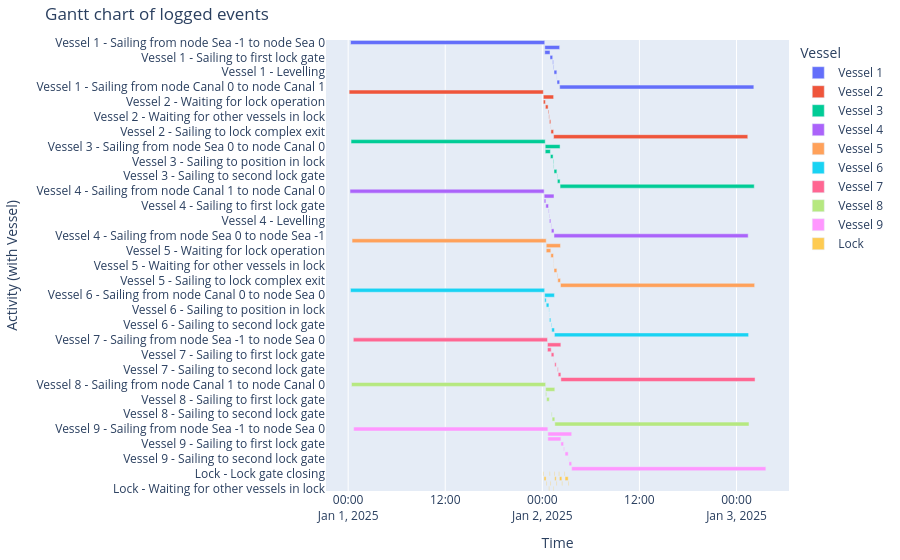

The notebook cell saved with this chart:
### Markdown cell above
#### Gantt chart of event table

### Code cell
df_eventtable = opentnsim.core.logutils.logbook2eventtable([*vessels, lock_chamber])
fig = generate_vessel_gantt_chart(df_eventtable)

### Figure 1 — Plotly figure (JSON) as saved in the notebook; plotly's stock layout.template omitted (floating-point values rounded to 4 significant figures)
{"data": [{"base": ["2025-01-01T00:17:54.550491000", "2025-01-02T00:17:54.550491000", "2025-01-02T00:17:54.550491000", "2025-01-02T00:56:49.369431000", "2025-01-02T01:16:49.369431000", "2025-01-02T01:22:29.542217000", "2025-01-02T01:26:37.965543000", "2025-01-02T01:47:47.965543000", "2025-01-02T01:48:36.561656000", "2025-01-02T02:08:36.561656000"], "hovertemplate": "object name=Vessel 1<br>start time=%{base}<br>stop time=%{x}<br>activity label=%{y}<extra></extra>", "legendgroup": "Vessel 1", "marker": {"color": "#636efa", "pattern": {"shape": ""}}, "name": "Vessel 1", "orientation": "h", "showlegend": true, "textposition": "auto", "type": "bar", "x": [86400000, 6642011, 2334818, 1200000, 340172, 248423, 1270000, 48596, 1200000, 86400000], "xaxis": "x", "y": ["Vessel 1 - Sailing from node Sea -1 to node Sea 0", "Vessel 1 - Sailing from node Sea 0 to node Canal 0", "Vessel 1 - Waiting for lock operation", "Vessel 1 - Sailing to first lock gate", "Vessel 1 - Sailing to position in lock", "Vessel 1 - Waiting for other vessels in lock", "Vessel 1 - Levelling", "Vessel 1 - Sailing to second lock gate", "Vessel 1 - Sailing to lock complex exit", "Vessel 1 - Sailing from node Canal 0 to node Canal 1"], "yaxis": "y"}, {"base": ["2025-01-01T00:07:22.177207000", "2025-01-02T00:07:22.177207000", "2025-01-02T00:07:22.177207000", "2025-01-02T00:22:52.177207000", "2025-01-02T00:42:52.177207000", "2025-01-02T00:48:32.349993000", "2025-01-02T00:52:40.773319000", "2025-01-02T01:02:50.773319000", "2025-01-02T01:03:39.369431000", "2025-01-02T01:23:39.369431000"], "hovertemplate": "object name=Vessel 2<br>start time=%{base}<br>stop time=%{x}<br>activity label=%{y}<extra></extra>", "legendgroup": "Vessel 2", "marker": {"color": "#EF553B", "pattern": {"shape": ""}}, "name": "Vessel 2", "orientation": "h", "showlegend": true, "textposition": "auto", "type": "bar", "x": [86400000, 4577192, 930000, 1200000, 340172, 248423, 610000, 48596, 1200000, 86400000], "xaxis": "x", "y": ["Vessel 2 - Sailing from node Canal 1 to node Canal 0", "Vessel 2 - Sailing from node Canal 0 to node Sea 0", "Vessel 2 - Waiting for lock operation", "Vessel 2 - Sailing to first lock gate", "Vessel 2 - Sailing to position in lock", "Vessel 2 - Waiting for other vessels in lock", "Vessel 2 - Levelling", "Vessel 2 - Sailing to second lock gate", "Vessel 2 - Sailing to lock complex exit", "Vessel 2 - Sailing from node Sea 0 to node Sea -1"], "yaxis": "y"}, {"base": ["2025-01-01T00:21:25.206400000", "2025-01-02T00:21:25.206400000", "2025-01-02T00:21:25.206400000", "2025-01-02T00:59:49.369431000", "2025-01-02T01:19:49.369431000", "2025-01-02T01:23:52.349993000", "2025-01-02T01:26:37.965543000", "2025-01-02T01:49:10.773319000", "2025-01-02T01:51:36.561656000", "2025-01-02T02:11:36.561656000"], "hovertemplate": "object name=Vessel 3<br>start time=%{base}<br>stop time=%{x}<br>activity label=%{y}<extra></extra>", "legendgroup": "Vessel 3", "marker": {"color": "#00cc96", "pattern": {"shape": ""}}, "name": "Vessel 3", "orientation": "h", "showlegend": true, "textposition": "auto", "type": "bar", "x": [86400000, 6611355, 2304163, 1200000, 242980, 165615, 1270000, 145788, 1200000, 86400000], "xaxis": "x", "y": ["Vessel 3 - Sailing from node Sea -1 to node Sea 0", "Vessel 3 - Sailing from node Sea 0 to node Canal 0", "Vessel 3 - Waiting for lock operation", "Vessel 3 - Sailing to first lock gate", "Vessel 3 - Sailing to position in lock", "Vessel 3 - Waiting for other vessels in lock", "Vessel 3 - Levelling", "Vessel 3 - Sailing to second lock gate", "Vessel 3 - Sailing to lock complex exit", "Vessel 3 - Sailing from node Canal 0 to node Canal 1"], "yaxis": "y"}, {"base": ["2025-01-01T00:13:40.580269000", "2025-01-02T00:13:40.580269000", "2025-01-02T00:13:40.580269000", "2025-01-02T00:25:52.177207000", "2025-01-02T00:45:52.177207000", "2025-01-02T00:49:55.157769000", "2025-01-02T00:52:40.773319000", "2025-01-02T01:04:13.581094000", "2025-01-02T01:06:39.369431000", "2025-01-02T01:26:39.369431000"], "hovertemplate": "object name=Vessel 4<br>start time=%{base}<br>stop time=%{x}<br>activity label=%{y}<extra></extra>", "legendgroup": "Vessel 4", "marker": {"color": "#ab63fa", "pattern": {"shape": ""}}, "name": "Vessel 4", "orientation": "h", "showlegend": true, "textposition": "auto", "type": "bar", "x": [86400000, 4378789, 731596, 1200000, 242980, 165615, 610000, 145788, 1200000, 86400000], "xaxis": "x", "y": ["Vessel 4 - Sailing from node Canal 1 to node Canal 0", "Vessel 4 - Sailing from node Canal 0 to node Sea 0", "Vessel 4 - Waiting for lock operation", "Vessel 4 - Sailing to first lock gate", "Vessel 4 - Sailing to position in lock", "Vessel 4 - Waiting for other vessels in lock", "Vessel 4 - Levelling", "Vessel 4 - Sailing to second lock gate", "Vessel 4 - Sailing to lock complex exit", "Vessel 4 - Sailing from node Sea 0 to node Sea -1"], "yaxis": "y"}, {"base": ["2025-01-01T00:28:58.436859000", "2025-01-02T00:28:58.436859000", "2025-01-02T00:28:58.436859000", "2025-01-02T01:02:49.369431000", "2025-01-02T01:22:49.369431000", "2025-01-02T01:25:15.157768000", "2025-01-02T01:26:37.965543000", "2025-01-02T01:50:33.581094000", "2025-01-02T01:54:36.561656000", "2025-01-02T02:14:36.561656000"], "hovertemplate": "object name=Vessel 5<br>start time=%{base}<br>stop time=%{x}<br>activity label=%{y}<extra></extra>", "legendgroup": "Vessel 5", "marker": {"color": "#FFA15A", "pattern": {"shape": ""}}, "name": "Vessel 5", "orientation": "h", "showlegend": true, "textposition": "auto", "type": "bar", "x": [86400000, 6338124, 2030932, 1200000, 145788, 82807, 1270000, 242980, 1200000, 86400000], "xaxis": "x", "y": ["Vessel 5 - Sailing from node Sea -1 to node Sea 0", "Vessel 5 - Sailing from node Sea 0 to node Canal 0", "Vessel 5 - Waiting for lock operation", "Vessel 5 - Sailing to first lock gate", "Vessel 5 - Sailing to position in lock", "Vessel 5 - Waiting for other vessels in lock", "Vessel 5 - Levelling", "Vessel 5 - Sailing to second lock gate", "Vessel 5 - Sailing to lock complex exit", "Vessel 5 - Sailing from node Canal 0 to node Canal 1"], "yaxis": "y"}, {"base": ["2025-01-01T00:17:13.532737000", "2025-01-02T00:17:13.532737000", "2025-01-02T00:17:13.532737000", "2025-01-02T00:28:52.177207000", "2025-01-02T00:48:52.177207000", "2025-01-02T00:51:17.965544000", "2025-01-02T00:52:40.773319000", "2025-01-02T01:05:36.388869000", "2025-01-02T01:09:39.369431000", "2025-01-02T01:29:39.369431000"], "hovertemplate": "object name=Vessel 6<br>start time=%{base}<br>stop time=%{x}<br>activity label=%{y}<extra></extra>", "legendgroup": "Vessel 6", "marker": {"color": "#19d3f3", "pattern": {"shape": ""}}, "name": "Vessel 6", "orientation": "h", "showlegend": true, "textposition": "auto", "type": "bar", "x": [86400000, 4345836, 698644, 1200000, 145788, 82807, 610000, 242980, 1200000, 86400000], "xaxis": "x", "y": ["Vessel 6 - Sailing from node Canal 1 to node Canal 0", "Vessel 6 - Sailing from node Canal 0 to node Sea 0", "Vessel 6 - Waiting for lock operation", "Vessel 6 - Sailing to first lock gate", "Vessel 6 - Sailing to position in lock", "Vessel 6 - Waiting for other vessels in lock", "Vessel 6 - Levelling", "Vessel 6 - Sailing to second lock gate", "Vessel 6 - Sailing to lock complex exit", "Vessel 6 - Sailing from node Sea 0 to node Sea -1"], "yaxis": "y"}, {"base": ["2025-01-01T00:38:12.774660000", "2025-01-02T00:38:12.774660000", "2025-01-02T00:38:12.774660000", "2025-01-02T01:05:49.369431000", "2025-01-02T01:25:49.369431000", "2025-01-02T01:31:37.965543000", "2025-01-02T01:51:56.388869000", "2025-01-02T01:57:36.561656000", "2025-01-02T02:17:36.561656000"], "hovertemplate": "object name=Vessel 7<br>start time=%{base}<br>stop time=%{x}<br>activity label=%{y}<extra></extra>", "legendgroup": "Vessel 7", "marker": {"color": "#FF6692", "pattern": {"shape": ""}}, "name": "Vessel 7", "orientation": "h", "showlegend": true, "textposition": "auto", "type": "bar", "x": [86400000, 5963786, 1656594, 1200000, 48596, 670000, 340172, 1200000, 86400000], "xaxis": "x", "y": ["Vessel 7 - Sailing from node Sea -1 to node Sea 0", "Vessel 7 - Sailing from node Sea 0 to node Canal 0", "Vessel 7 - Waiting for lock operation", "Vessel 7 - Sailing to first lock gate", "Vessel 7 - Sailing to position in lock", "Vessel 7 - Levelling", "Vessel 7 - Sailing to second lock gate", "Vessel 7 - Sailing to lock complex exit", "Vessel 7 - Sailing from node Canal 0 to node Canal 1"], "yaxis": "y"}, {"base": ["2025-01-01T00:24:37.704946000", "2025-01-02T00:24:37.704946000", "2025-01-02T00:24:37.704946000", "2025-01-02T00:31:52.177207000", "2025-01-02T00:51:52.177207000", "2025-01-02T00:57:40.773319000", "2025-01-02T01:06:59.196645000", "2025-01-02T01:12:39.369432000", "2025-01-02T01:32:39.369432000"], "hovertemplate": "object name=Vessel 8<br>start time=%{base}<br>stop time=%{x}<br>activity label=%{y}<extra></extra>", "legendgroup": "Vessel 8", "marker": {"color": "#B6E880", "pattern": {"shape": ""}}, "name": "Vessel 8", "orientation": "h", "showlegend": true, "textposition": "auto", "type": "bar", "x": [86400000, 4081664, 434472, 1200000, 48596, 10000, 340172, 1200000, 86400000], "xaxis": "x", "y": ["Vessel 8 - Sailing from node Canal 1 to node Canal 0", "Vessel 8 - Sailing from node Canal 0 to node Sea 0", "Vessel 8 - Waiting for lock operation", "Vessel 8 - Sailing to first lock gate", "Vessel 8 - Sailing to position in lock", "Vessel 8 - Levelling", "Vessel 8 - Sailing to second lock gate", "Vessel 8 - Sailing to lock complex exit", "Vessel 8 - Sailing from node Sea 0 to node Sea -1"], "yaxis": "y"}, {"base": ["2025-01-01T00:40:58.019448000", "2025-01-02T00:40:58.019448000", "2025-01-02T00:40:58.019448000", "2025-01-02T02:17:41.561656000", "2025-01-02T02:37:41.561656000", "2025-01-02T02:48:21.734442000", "2025-01-02T03:16:51.734442000", "2025-01-02T03:17:40.330555000", "2025-01-02T03:37:40.330555000"], "hovertemplate": "object name=Vessel 9<br>start time=%{base}<br>stop time=%{x}<br>activity label=%{y}<extra></extra>", "legendgroup": "Vessel 9", "marker": {"color": "#FF97FF", "pattern": {"shape": ""}}, "name": "Vessel 9", "orientation": "h", "showlegend": true, "textposition": "auto", "type": "bar", "x": [86400000, 10602311, 5803542, 1200000, 340172, 1410000, 48596, 1200000, 86400000], "xaxis": "x", "y": ["Vessel 9 - Sailing from node Sea -1 to node Sea 0", "Vessel 9 - Sailing from node Sea 0 to node Canal 0", "Vessel 9 - Waiting for lock operation", "Vessel 9 - Sailing to first lock gate", "Vessel 9 - Sailing to position in lock", "Vessel 9 - Levelling", "Vessel 9 - Sailing to second lock gate", "Vessel 9 - Sailing to lock complex exit", "Vessel 9 - Sailing from node Canal 0 to node Canal 1"], "yaxis": "y"}, {"base": ["2025-01-02T00:07:22.177207000", "2025-01-02T00:12:22.177207000", "2025-01-02T00:27:52.177207000", "2025-01-02T00:48:32.349993000", "2025-01-02T00:52:40.773319000", "2025-01-02T00:57:40.773319000", "2025-01-02T00:57:50.773319000", "2025-01-02T01:22:29.542217000", "2025-01-02T01:26:37.965543000", "2025-01-02T01:31:37.965543000", "2025-01-02T01:42:47.965543000", "2025-01-02T02:01:46.561656000", "2025-01-02T02:06:46.561656000", "2025-01-02T02:24:46.561656000", "2025-01-02T02:43:21.734442000", "2025-01-02T02:48:21.734442000", "2025-01-02T03:11:51.734442000"], "hovertemplate": "object name=Lock<br>start time=%{base}<br>stop time=%{x}<br>activity label=%{y}<extra></extra>", "legendgroup": "Lock", "marker": {"color": "#FECB52", "pattern": {"shape": ""}}, "name": "Lock", "orientation": "h", "showlegend": true, "textposition": "auto", "type": "bar", "x": [300000, 930000, 300000, 248423, 300000, 10000, 300000, 248423, 300000, 670000, 300000, 300000, 1080000, 300000, 300000, 1410000, 300000], "xaxis": "x", "y": ["Lock - Lock gate closing", "Lock - Lock chamber converting", "Lock - Lock gate opening", "Lock - Waiting for other vessels in lock", "Lock - Lock gate closing", "Lock - Lock chamber converting", "Lock - Lock gate opening", "Lock - Waiting for other vessels in lock", "Lock - Lock gate closing", "Lock - Lock chamber converting", "Lock - Lock gate opening", "Lock - Lock gate closing", "Lock - Lock chamber converting", "Lock - Lock gate opening", "Lock - Lock gate closing", "Lock - Lock chamber converting", "Lock - Lock gate opening"], "yaxis": "y"}], "layout": {"barmode": "overlay", "legend": {"title": {"text": "Vessel"}, "tracegroupgap": 0}, "margin": {"b": 20, "l": 20, "r": 20, "t": 40}, "title": {"text": "Gantt chart of logged events"}, "xaxis": {"anchor": "y", "domain": [0, 1], "title": {"text": "Time"}, "type": "date"}, "yaxis": {"anchor": "x", "autorange": "reversed", "domain": [0, 1], "title": {"text": "Activity (with Vessel)"}}}}
